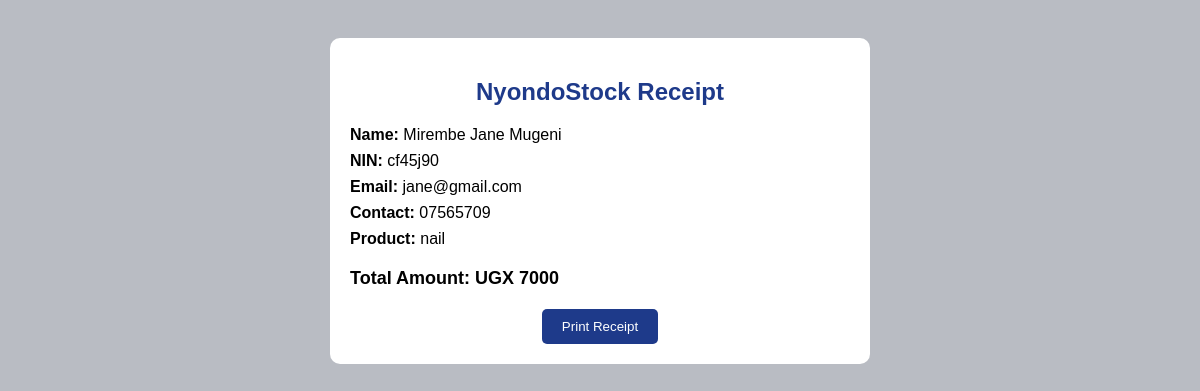
/customer_receipt/14/, run on the app's committed database.
### mugeniapp/models.py (models this page shows, shortened)
class Customer(models.Model):
    name = models.CharField(max_length=100)
    nin = models.CharField(max_length=100)
    email = models.CharField(max_length=100)
    contact = models.CharField(max_length=100)
    product = models.CharField(max_length=100 ,null=True)
    amount = models.IntegerField(default=0)
    date = models.DateField(default=now)
    method_of_payment = models.CharField(max_length=100,default="Cash")

### mugeniapp/views.py (the view)
# urls.py: path('customer_receipt/<int:id>/', views.customer_receipt, name='customer_receipt'),
def customer_receipt(request, id):
    customer = get_object_or_404(Customer, id=id)
    return render(request, 'customer_receipt.html', {'customer': customer})

### mugeniapp/templates/customer_receipt.html (shortened to what this page needs)
<!DOCTYPE html>
<html lang="en">
<head>
</head>
<body>
<div class="receipt">
    <h2>NyondoStock Receipt</h2>
    <div class="details">
        <p><strong>Name:</strong> {{ customer.name }}</p>
        <p><strong>NIN:</strong> {{ customer.nin }}</p>
        <p><strong>Email:</strong> {{ customer.email }}</p>
        <p><strong>Contact:</strong> {{ customer.contact }}</p>
        <p><strong>Product:</strong> {{ customer.product }}</p>
    </div>
    <div class="total">
        Total Amount: UGX {{ customer.amount }}
    </div>
    <div class="print-btn">
        <button onclick="window.print()">Print Receipt</button>
    </div>
</div>
</body>
</html>

### mugeniapp/templates/customer_receipt.html (style rules this page uses)
body { font-family: Arial; background: #b9bcc3; padding: 30px; }
.receipt { max-width: 500px; margin: auto; background: white; padding: 20px; border-radius: 10px; }
h2 { text-align: center; color: #1E3A8A; }
.details { margin-top: 20px; }
.details p { margin: 8px 0; }
.total { margin-top: 20px; font-weight: bold; font-size: 18px; }
.print-btn { margin-top: 20px; text-align: center; }
button { padding: 10px 20px; background: #1E3A8A; color: white; border: none; border-radius: 5px; cursor: pointer; }

### data on the page
Customer: name "Mirembe Jane Mugeni", nin "cf45j90", email "jane@gmail.com", contact "07565709", product "nail", amount "7000"
